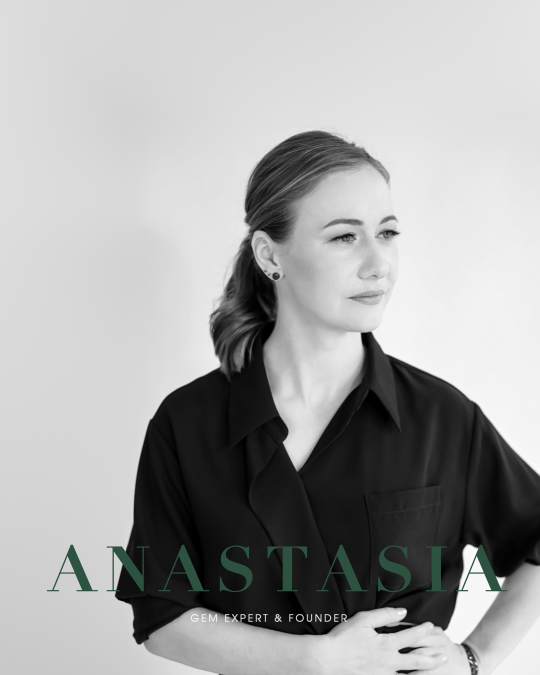
#> input picture gem-anastation-reels/founder/sources/cover.jpg, 1080 x 1350 px (shown at 1/2 size)
$ python extend_cover.py
#> lines starting #> are read from the running program, lines starting #| are printed output that depends on the picture
"""Extend the 4:5 cover to 9:16 for Stories without touching the photo.

The cover is kept whole and bottom-aligned (its lower edge crops the arms, so
nothing can be added below). Above it, the plain studio wall is continued:
per-column tone from the top rows of the photo, a gentle continuation of its
vertical falloff, and grain matched to the wall's own noise. A soft blend over
the top rows of the photo hides the seam. Purely tonal, no generative fill.

Usage: python3 tools/extend_cover.py  -> build/cover_story.png (1080x1920)
"""
from pathlib import Path

import cv2
import numpy as np

ROOT = Path(__file__).resolve().parents[1]
W, H = 1080, 1920

src = cv2.imread(str(ROOT / "sources" / "cover.jpg")).astype(np.float32)
sh = src.shape[0]
#> sh = 1350
ext = H - sh                                   # rows to add above
#> ext = 570
BAND, BLEND = 60, 40

# Wall tone per column from the top band, smoothed so no detail is copied.
top = src[:BAND].mean(0)
#> top = 1080 rows, first 8: [221, 221, 221], [221.1, 221.1, 221.1], [220.9, 220.9, 220.9], [220.9, 220.9, 220.9], [220.8, 220.8, 220.8], [220.9, 220.9, 220.9], [220.8, 220.8, 220.8], [220.8, 220.8, 220.8]
top = cv2.GaussianBlur(top[None], (0, 0), sigmaX=40)[0]
#> top = 1080 rows, first 8: [219.9, 219.9, 219.9], [219.9, 219.9, 219.9], [219.9, 219.9, 219.9], [219.9, 219.9, 219.9], [219.9, 219.9, 219.9], [219.9, 219.9, 219.9], [219.9, 219.9, 219.9], [219.8, 219.8, 219.8]
# Vertical trend of the wall in the top 250 rows (it brightens upwards).
rows = src[:250].mean((1, 2))
#> rows = 250 values, max 221.5 at index 248, min 218.7 at index 2, mean 220.2
slope = np.polyfit(np.arange(250), rows, 1)[0]          # level per row
#> slope = 0.0102
grain = float((src[:BAND] - cv2.GaussianBlur(src[:BAND], (0, 0), 3)).std())
#> grain = 0.591

y = np.arange(ext, dtype=np.float32)[:, None, None]
#> y = 570 values from 0 to 569
dist = ext - y                                          # rows above the photo
# Continue the falloff, easing it out so the top does not blow out.
lift = -slope * 120 * (1 - np.exp(-dist / 120))
#> lift = 570 values from -1.21 to -0.0101
wall = top[None] + lift
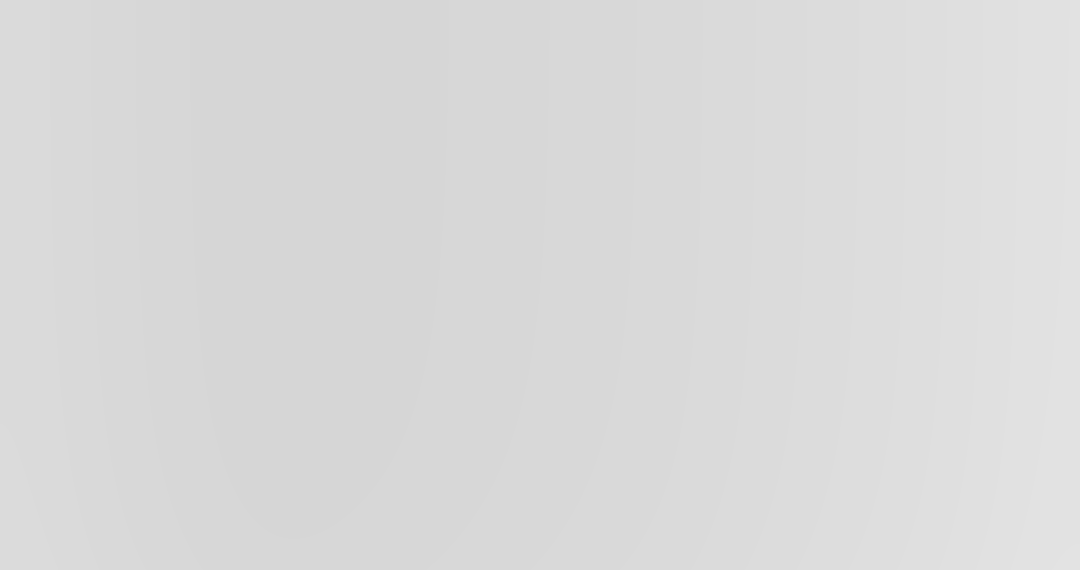
#> wall: shape (570, 1080, 3) float32; min 214.1, max 227.2, mean 218.2
rng = np.random.default_rng(3)
noise = rng.standard_normal((ext, W, 1)).astype(np.float32)
noise = cv2.GaussianBlur(noise, (0, 0), 0.6)[..., None] if noise.ndim == 2 else noise
wall = wall + noise * grain * 0.9

out = np.zeros((H, W, 3), np.float32)
out[:ext] = wall
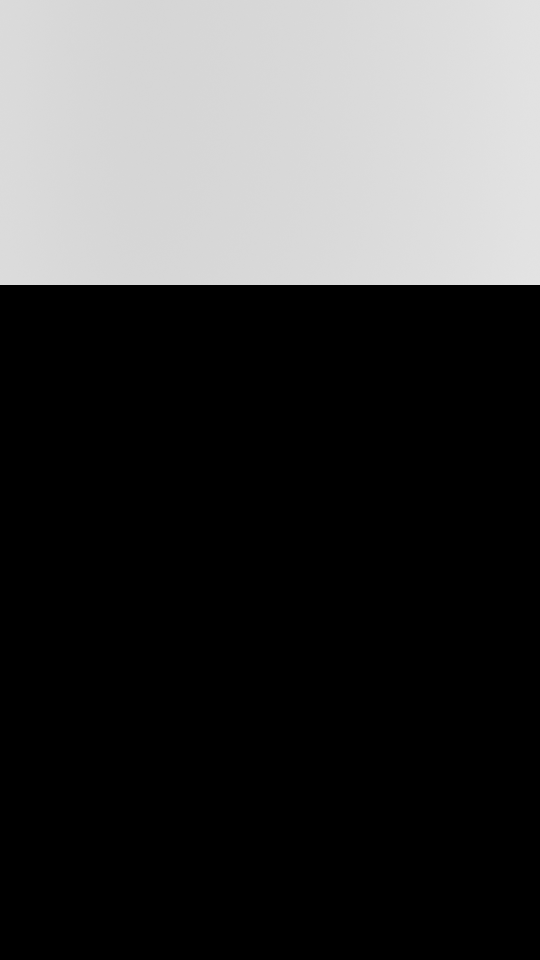
#> out: shape (1920, 1080, 3) float32 (shown at 1/2 size); min 0, max 228.7, mean 64.8
out[ext:] = src
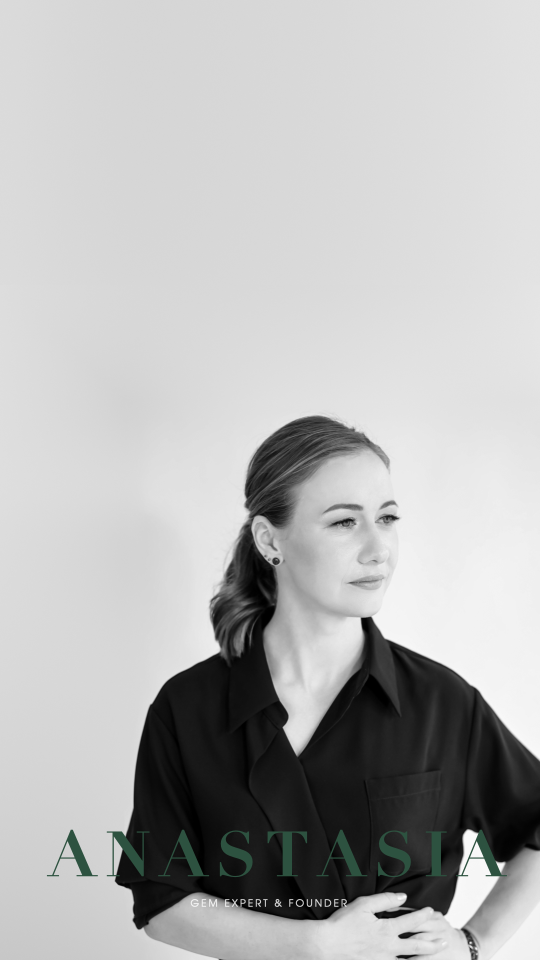
#> out: shape (1920, 1080, 3) float32 (shown at 1/2 size); mean of channels 0, 1, 2 182.4, 182.7, 182.2; drawn as B, G, R
# Seam: blend the first rows of the photo with the wall continuation.
for i in range(BLEND):
    a = (i + 1) / (BLEND + 1)
    a = a * a * (3 - 2 * a)
    out[ext + i] = src[i] * a + (top + rng.standard_normal((W, 1)) * grain * 0.9) * (1 - a)

cv2.imwrite(str(ROOT / "build" / "cover_story.png"), np.clip(out, 0, 255).round().astype(np.uint8))
print(f"cover_story.png: photo bottom-aligned at y={ext}, wall slope {slope:.3f}/row, grain {grain:.2f}")
#| cover_story.png: photo bottom-aligned at y=570, wall slope 0.010/row, grain 0.59
